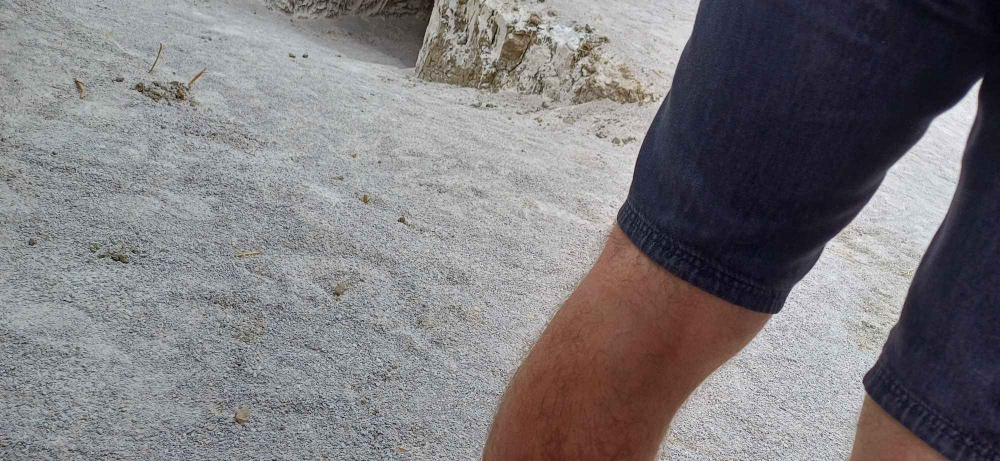
#> input picture src/vision/colour_detection/Messenger_creation_107682e1-d1e2-49e0-a4ce-e4cc4d7f5931.jpg, 2000 x 922 px, given in place of Messenger_creation_2568467f-e19a-4d6e-9a99-af0b2ff3f443.mp4, which was not available (shown at 1/2 size)
$ python colour_picker.py
#> lines starting #> are read from the running program, lines starting #| are printed output that depends on the picture; after the words box and inside, x2 and y2 are one past the last pixel; in counts of white or black regions, pixels touching at a corner belong together; pictures that were not available may be replaced by others from this repository, and a replacement may not be noted
import cv2
import numpy as np


# Callback function for trackbars, does nothing
def nothing(x):
    pass


# Initialize the webcam
cap = cv2.VideoCapture(
    "/home/filip/Downloads/Messenger_creation_2568467f-e19a-4d6e-9a99-af0b2ff3f443.mp4"
)
cap.set(3, 1280)
cap.set(4, 720)

# Create a window named 'Trackbars'
cv2.namedWindow("Trackbars")

# Create trackbars for lower and upper HSV ranges
cv2.createTrackbar("L - H", "Trackbars", 0, 179, nothing)
#> slider 'L - H' is set to 35
cv2.createTrackbar("L - S", "Trackbars", 0, 255, nothing)
#> slider 'L - S' is set to 51
cv2.createTrackbar("L - V", "Trackbars", 0, 255, nothing)
#> slider 'L - V' is set to 51
cv2.createTrackbar("U - H", "Trackbars", 179, 179, nothing)
cv2.createTrackbar("U - S", "Trackbars", 255, 255, nothing)
cv2.createTrackbar("U - V", "Trackbars", 255, 255, nothing)

while True:
    # Capture frame-by-frame
    ret, frame = cap.read()
#> frame is the input picture: shape (922, 2000, 3); mean B, G, R 125.4, 121.9, 124.7
    if not ret:
        print("Failed to capture image")
        break

    # Flip the frame horizontally
    frame = cv2.flip(frame, 1)
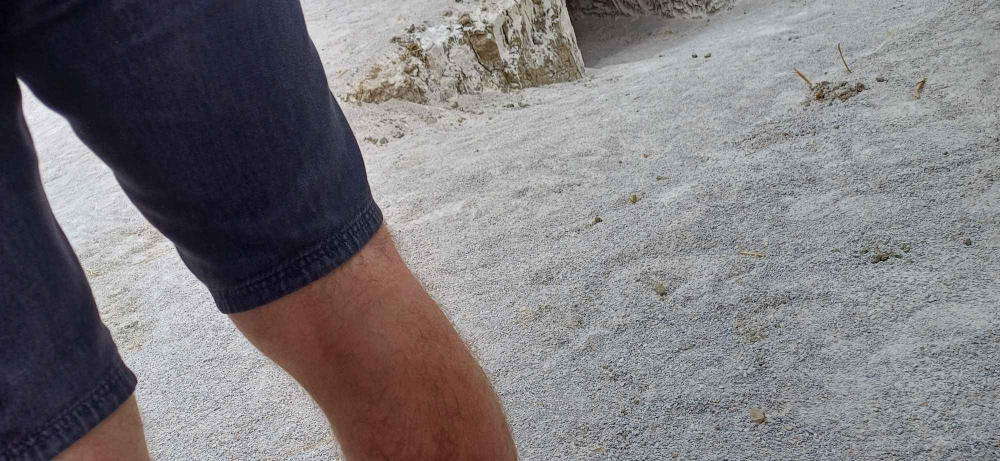
#> frame: shape (922, 2000, 3) (shown at 1/2 size); mean B, G, R 125.4, 121.9, 124.7

    # Convert the frame to HSV
    hsv = cv2.cvtColor(frame, cv2.COLOR_BGR2HSV)
#> hsv: shape (922, 2000, 3); mean H, S, V 78.3, 41.1, 131.5

    # Get the trackbar positions for HSV values
    l_h = cv2.getTrackbarPos("L - H", "Trackbars")
    l_s = cv2.getTrackbarPos("L - S", "Trackbars")
    l_v = cv2.getTrackbarPos("L - V", "Trackbars")
    u_h = cv2.getTrackbarPos("U - H", "Trackbars")
    u_s = cv2.getTrackbarPos("U - S", "Trackbars")
    u_v = cv2.getTrackbarPos("U - V", "Trackbars")

    # Set the lower and upper HSV range
    lower_range = np.array([l_h, l_s, l_v])
    upper_range = np.array([u_h, u_s, u_v])

    # Create a mask based on the HSV range
    mask = cv2.inRange(hsv, lower_range, upper_range)
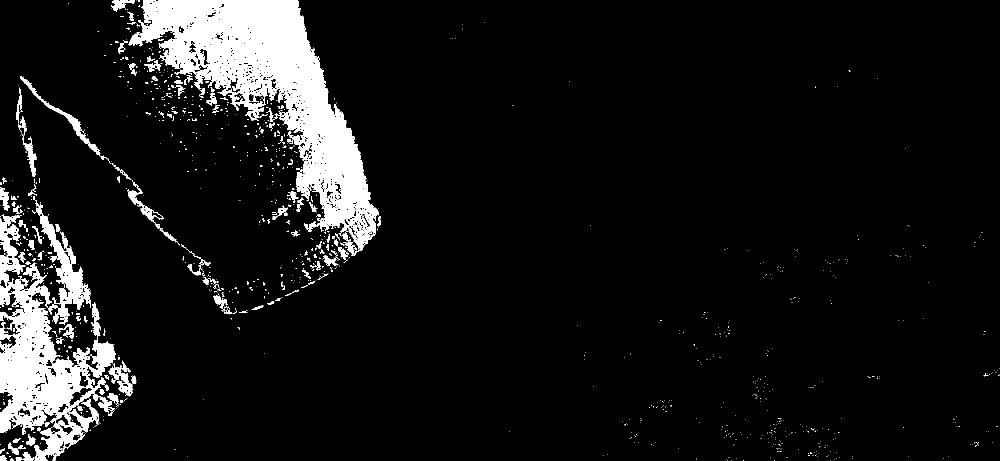
#> mask: shape (922, 2000) (shown at 1/2 size); 8.2% white; 1167 white regions (1007 under 20 px), largest, box (x1, y1, x2, y2) and area: (256, 0, 758, 512) 82400, (0, 429, 212, 922) 38266, (64, 392, 182, 650) 6744

    # Apply the mask to get the result
    res = cv2.bitwise_and(frame, frame, mask=mask)
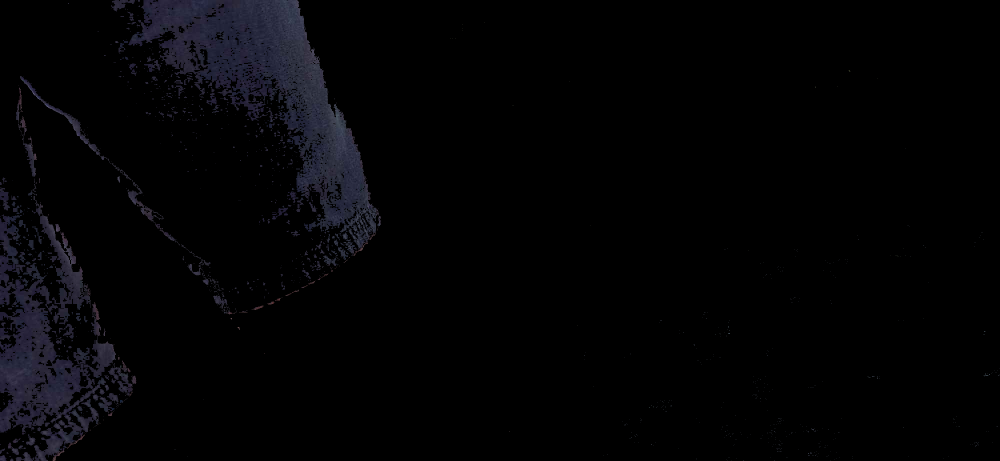
#> res: shape (922, 2000, 3) (shown at 1/2 size); mean B, G, R 4.9, 3.4, 3.4

    # Convert the mask to a 3-channel image for stacking
    mask_3 = cv2.cvtColor(mask, cv2.COLOR_GRAY2BGR)

    # Stack the mask, original frame, and result horizontally
    stacked = np.hstack((mask_3, frame, res))
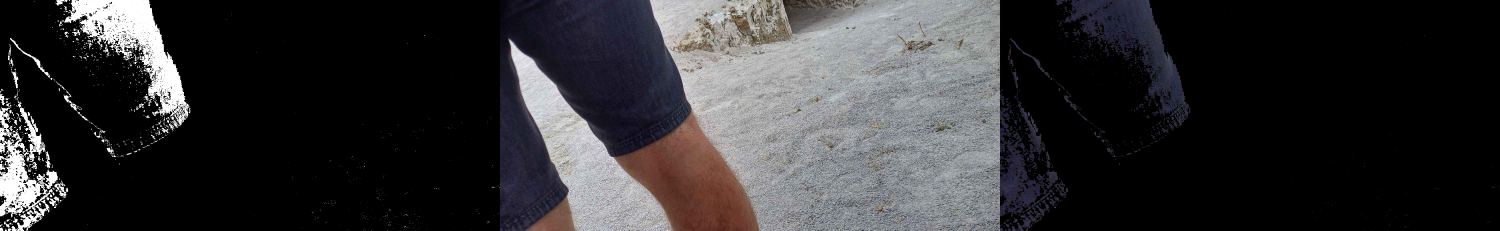
#> stacked: shape (922, 6000, 3) (shown at 1/4 size); mean B, G, R 50.4, 48.7, 49.7

    # Show the stacked images
    cv2.imshow("Trackbars", cv2.resize(stacked, None, fx=0.4, fy=0.4))
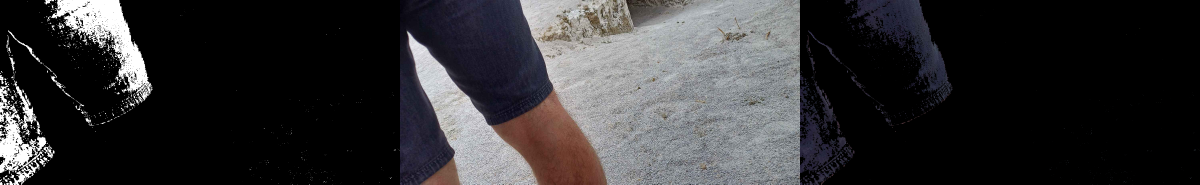
#> window 'Trackbars': shape (369, 2400, 3) (shown at 1/2 size); mean B, G, R 50.4, 48.7, 49.7

    # Break the loop if 'ESC' is pressed
    key = cv2.waitKey(1)
#> (key Esc is pressed here)
    if key == 27:
        break

    # Save the HSV values if 's' is pressed
    if key == ord("s"):
        thearray = [[l_h, l_s, l_v], [u_h, u_s, u_v]]
        print(thearray)
        break

# Release the webcam and destroy all OpenCV windows
cap.release()
cv2.destroyAllWindows()
